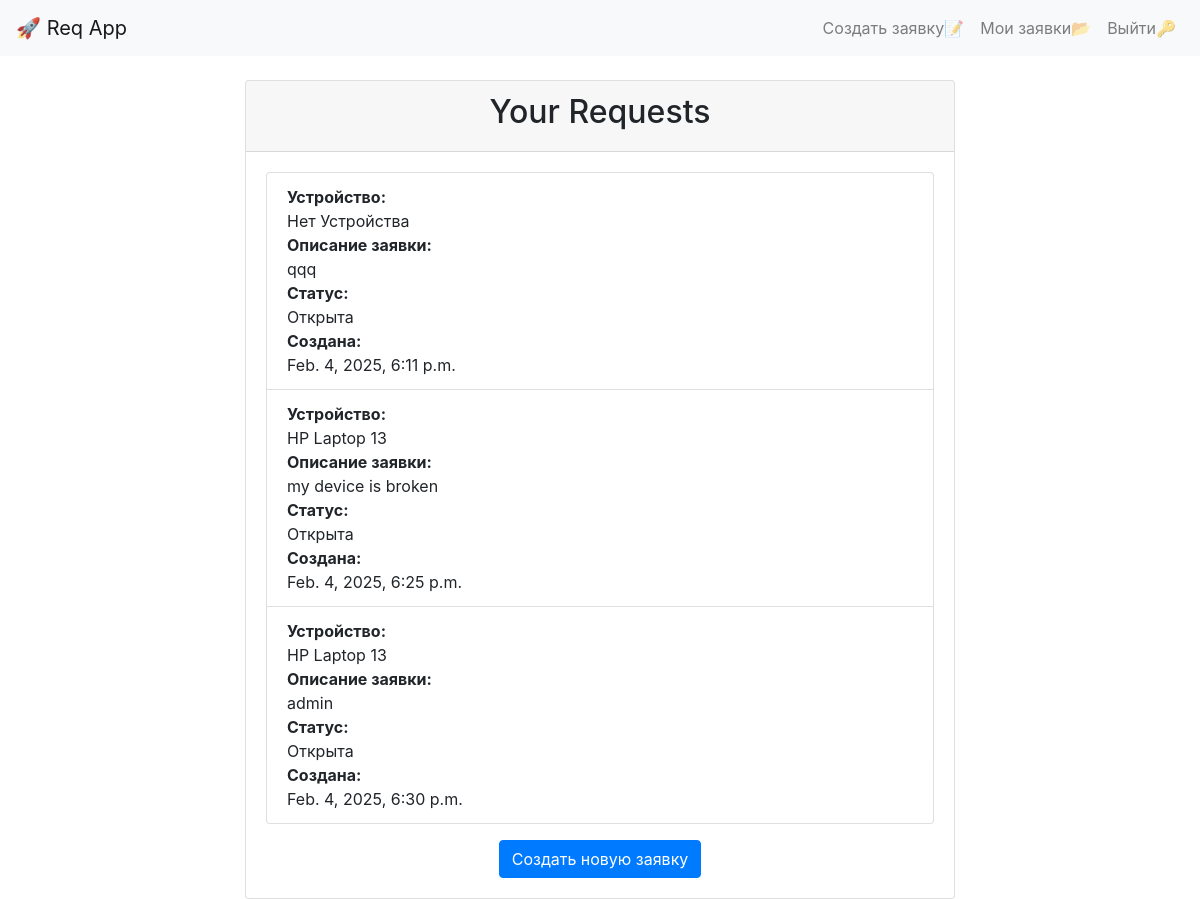
The page /requests/ (signed in) on the database as committed earlier.
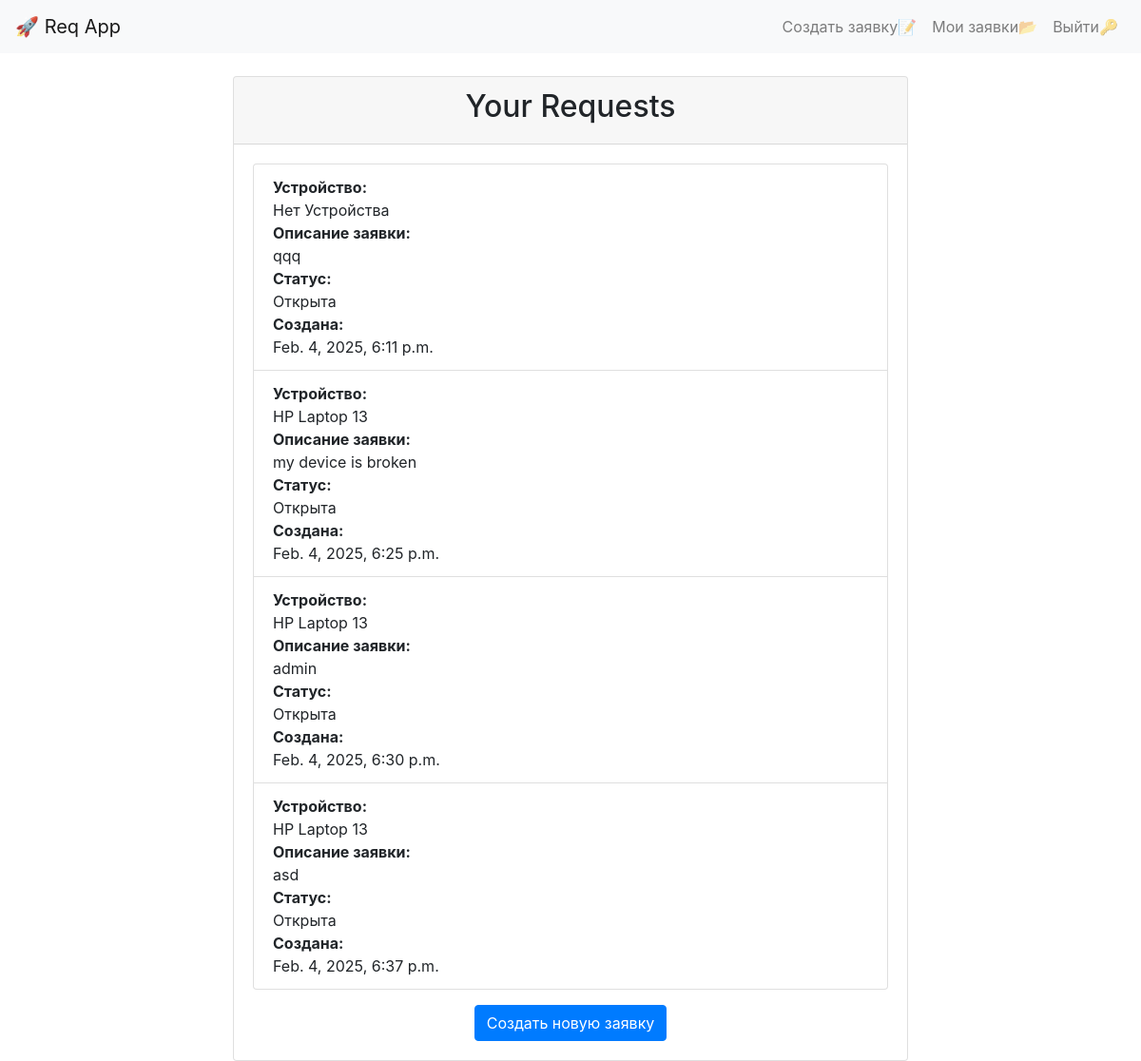
The same page on the database as committed later.
### reqapp/models.py (models this page shows, shortened)
class Request(models.Model):
    STATUS_CHOICES = (
        ('open', 'Открыта'),
        ('in_progress', 'В процессе'),
        ('closed', 'Закрыта'),
    )
    user = models.ForeignKey(User, on_delete=models.CASCADE)
    device = models.ForeignKey(Device, on_delete=models.SET_NULL, blank=True, null=True)
    description = models.TextField()
    status = models.CharField(max_length=20, choices=STATUS_CHOICES, default='open')
    created_at = models.DateTimeField(auto_now_add=True)

class Device(models.Model):
    name = models.CharField(max_length=100)
    description = models.TextField(blank=True, null=True)
    category = models.ForeignKey(Category, on_delete=models.SET_NULL, blank=True, null=True, related_name='devices')
    code = models.CharField(max_length=100, blank=True, null=True, unique=True)

### reqapp/views.py (the view)
# urls.py: path('requests/', request_list, name='request_list'),
def request_list(request):
    if not request.user.is_authenticated:
        return redirect('login')
    requests = Request.objects.filter(user=request.user)
    return render(request, 'request_list.html', {'requests': requests})

### reqapp/templates/request_list.html (shortened to what this page needs)
{% extends 'base.html' %}
{% block content %}
<div class="container">
    <div class="row justify-content-center">
        <div class="col-md-8">
            <div class="card">
                <div class="card-header text-center">
                    <h2>Your Requests</h2>
                </div>
                <div class="card-body">
                    <ul class="list-group">
                        {% for request in requests %}
                            <li class="list-group-item">
                                <div class="d-flex flex-column">
                                    <strong>Устройство:</strong>
                                    {% if request.device %}
                                        {{ request.device.name }}
                                    {% else %}
                                        Нет Устройства
                                    {% endif %}
                                    <strong>Описание заявки:</strong>
                                    {{ request.description }}
                                    <strong>Статус:</strong>
                                    {{ request.get_status_display }}
                                    <strong>Создана:</strong>
                                    {{ request.created_at }}
                                </div>
                            </li>
                        {% empty %}
                            <li class="list-group-item text-center">Заявок нету.</li>
                        {% endfor %}
                    </ul>
                    <div class="mt-3 text-center">
                        <a href="{% url 'create_request' %}" class="btn btn-primary">Создать новую заявку</a>
                    </div>
                </div>
            </div>
        </div>
    </div>
</div>
{% endblock %}

### reqapp/templates/base.html (shortened to what this page needs)
<!DOCTYPE html>
<html lang="en">
<head>
    <link href="https://stackpath.bootstrapcdn.com/bootstrap/4.5.2/css/bootstrap.min.css" rel="stylesheet">
</head>
<body>
    <nav class="navbar navbar-expand-lg navbar-light bg-light">
        <a class="navbar-brand" href="#">🚀 Req App</a>
        <div class="collapse navbar-collapse" id="navbarNav">
            <ul class="navbar-nav ml-auto">
                {% if user.is_authenticated %}
                    <li class="nav-item">
                        <a class="nav-link" href="{% url 'create_request' %}">Создать заявку📝</a>
                    </li>
                    <li class="nav-item">
                        <a class="nav-link" href="{% url 'request_list' %}">Мои заявки📂</a>
                    </li>
                    <li class="nav-item">
                        <a class="nav-link" href="{% url 'logout' %}">Выйти🔑</a>
                    </li>
                {% else %}
                    <li class="nav-item">
                        <a class="nav-link" href="{% url 'login' %}">Авторизоваться🔑</a>
                    </li>
                {% endif %}
            </ul>
        </div>
    </nav>
    <div class="container mt-4">
        {% block content %}
        {% endblock %}
    </div>
</body>
</html>

Rows that differ between the two databases and show on the page:
added Request: device.name "HP Laptop 13", description "asd", status "Открыта", created_at "Feb. 4, 2025, 6:37 p.m."
